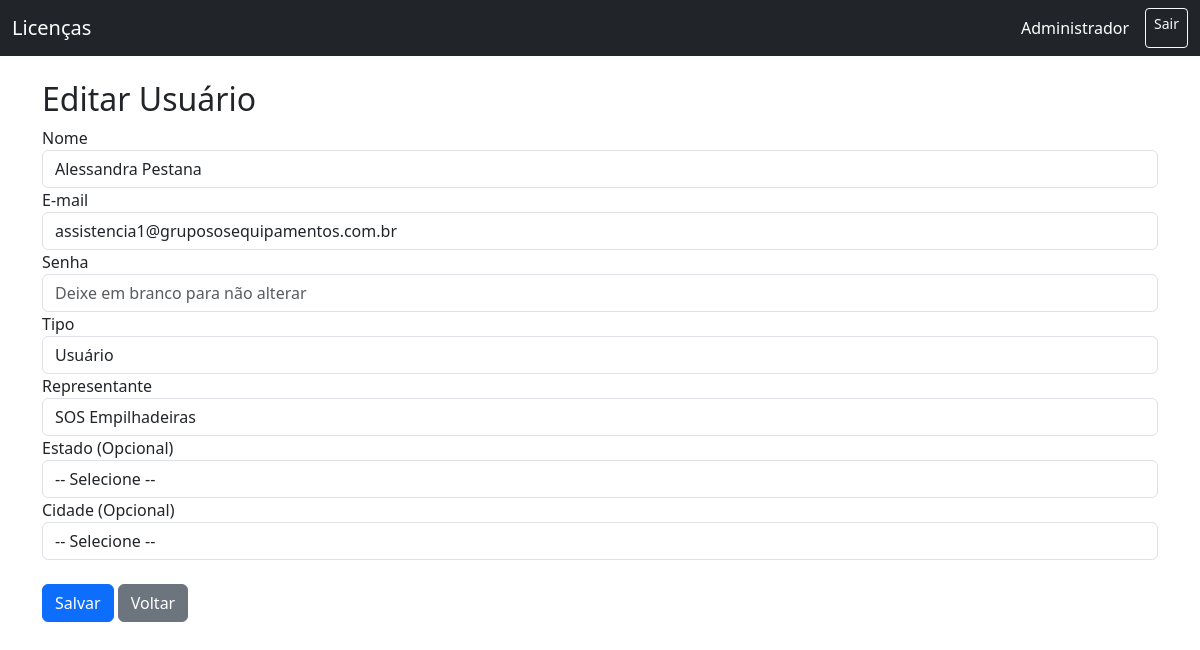
The app's page /admin/users/edit/61 (signed in) with its own data.
### tables this page shows
CREATE TABLE usuarios (
        id INTEGER PRIMARY KEY AUTOINCREMENT,
        nome TEXT NOT NULL,
        email TEXT UNIQUE NOT NULL,
        senha TEXT NOT NULL,
        tipo TEXT NOT NULL DEFAULT 'user',
        representante TEXT,
        estado TEXT,
        cidade TEXT
    );

### app.py (the view, shortened to what this page needs)
@app.route("/admin/users/edit/<int:user_id>", methods=["GET", "POST"])
def admin_users_edit(user_id):
    if session.get("user_tipo") != "admin":
        return redirect(url_for("login"))
    con = get_db()
    cur = con.cursor()
    cur.execute("SELECT * FROM usuarios WHERE id=?", (user_id,))
    usuario = cur.fetchone()
    if not usuario:
        flash("❌ Usuário não encontrado.", "danger")
        return redirect(url_for("admin_users"))
    representantes = [r[0] for r in cur.execute("SELECT DISTINCT representante FROM licencas WHERE representante IS NOT NULL").fetchall()]
    estados = [r[0] for r in cur.execute("SELECT DISTINCT estado FROM licencas WHERE estado IS NOT NULL").fetchall()]
    cidades = [r[0] for r in cur.execute("SELECT DISTINCT cidade FROM licencas WHERE cidade IS NOT NULL").fetchall()]
    return render_template("admin_users_form.html",
                           usuario=usuario,
                           representantes=representantes,
                           estados=estados,
                           cidades=cidades)

### app.py (called while the page is built)
def get_db():
    con = sqlite3.connect(DB_NAME)
    con.row_factory = sqlite3.Row
    return con

### templates/admin_users_form.html (shortened to what this page needs)
{% extends "base.html" %}
{% block content %}
<div class="container mt-4">
    <h2>{% if usuario %}Editar Usuário{% else %}Novo Usuário{% endif %}</h2>
    <form method="POST">
        <div class="form-group">
            <label for="nome">Nome</label>
            <input type="text" class="form-control" id="nome" name="nome"
                   value="{{ usuario['nome'] if usuario else '' }}" required>
        </div>
        <div class="form-group">
            <label for="email">E-mail</label>
            <input type="email" class="form-control" id="email" name="email"
                   value="{{ usuario['email'] if usuario else '' }}" required>
        </div>
        <div class="form-group">
            <label for="senha">Senha</label>
            <input type="password" class="form-control" id="senha" name="senha"
                   placeholder="Deixe em branco para não alterar">
        </div>
        <div class="form-group">
            <label for="tipo">Tipo</label>
            <select class="form-control" id="tipo" name="tipo" required>
                <option value="user" {% if usuario and usuario['tipo']=='user' %}selected{% endif %}>Usuário</option>
            </select>
        </div>
        <div class="form-group">
            <label for="representante">Representante</label>
            <select class="form-control" id="representante" name="representante"
                {% if session.get('user_tipo') != "admin" %} required {% endif %}>
                {% for rep in representantes %}
                    <option value="{{ rep }}" {% if usuario and usuario['representante']==rep %}selected{% endif %}>{{ rep }}</option>
                {% endfor %}
            </select>
        </div>
        <div class="form-group">
            <label for="estado">Estado (Opcional)</label>
            <select class="form-control" id="estado" name="estado">
                <option value="">-- Selecione --</option>
            </select>
        </div>
        <div class="form-group">
            <label for="cidade">Cidade (Opcional)</label>
            <select class="form-control" id="cidade" name="cidade">
                <option value="">-- Selecione --</option>
            </select>
        </div>
        <br>
        <button type="submit" class="btn btn-primary">Salvar</button>
        <a href="{{ url_for('admin_users') }}" class="btn btn-secondary">Voltar</a>
    </form>
</div>
{% endblock %}

### records on screen
usuarios: nome "Alessandra Pestana", email "assistencia1@grupososequipamentos.com.br", representante "SOS Empilhadeiras"

### other values on screen
{{ session.get('user_nome') }} "Administrador"
